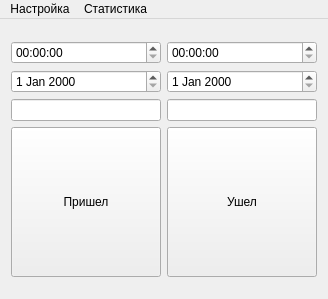
<?xml version="1.0" encoding="UTF-8"?>
<ui version="4.0">
 <class>MainView</class>
 <widget class="QMainWindow" name="MainView">
  <property name="geometry">
   <rect>
    <x>0</x>
    <y>0</y>
    <width>326</width>
    <height>299</height>
   </rect>
  </property>
  <property name="windowTitle">
   <string>MainView</string>
  </property>
  <widget class="QWidget" name="centralWidget">
   <layout class="QGridLayout" name="gridLayout_2">
    <item row="0" column="0">
     <layout class="QGridLayout" name="gridLayout">
      <property name="sizeConstraint">
       <enum>QLayout::SetMinAndMaxSize</enum>
      </property>
      <item row="0" column="0">
       <widget class="QTimeEdit" name="timeEdit_hasCome"/>
      </item>
      <item row="0" column="1">
       <widget class="QTimeEdit" name="timeEdit_gone"/>
      </item>
      <item row="1" column="0">
       <widget class="QDateEdit" name="dateEdit_hasCome"/>
      </item>
      <item row="1" column="1">
       <widget class="QDateEdit" name="dateEdit_gone"/>
      </item>
      <item row="2" column="0">
       <widget class="QLineEdit" name="lineEdit_hasCome"/>
      </item>
      <item row="2" column="1">
       <widget class="QLineEdit" name="lineEdit_gone"/>
      </item>
      <item row="3" column="0">
       <widget class="QPushButton" name="pBtn_hasCome">
        <property name="minimumSize">
         <size>
          <width>150</width>
          <height>150</height>
         </size>
        </property>
        <property name="maximumSize">
         <size>
          <width>150</width>
          <height>150</height>
         </size>
        </property>
        <property name="text">
         <string>Пришел</string>
        </property>
       </widget>
      </item>
      <item row="3" column="1">
       <widget class="QPushButton" name="pBtn_gone">
        <property name="minimumSize">
         <size>
          <width>150</width>
          <height>150</height>
         </size>
        </property>
        <property name="maximumSize">
         <size>
          <width>150</width>
          <height>150</height>
         </size>
        </property>
        <property name="text">
         <string>Ушел</string>
        </property>
       </widget>
      </item>
     </layout>
    </item>
   </layout>
  </widget>
  <widget class="QMenuBar" name="menuBar">
   <property name="geometry">
    <rect>
     <x>0</x>
     <y>0</y>
     <width>326</width>
     <height>20</height>
    </rect>
   </property>
   <widget class="QMenu" name="menu_Settings">
    <property name="title">
     <string>Настройка</string>
    </property>
   </widget>
   <widget class="QMenu" name="menu_Statistics">
    <property name="title">
     <string>Статистика</string>
    </property>
   </widget>
   <addaction name="menu_Settings"/>
   <addaction name="menu_Statistics"/>
  </widget>
 </widget>
 <layoutdefault spacing="6" margin="11"/>
 <resources/>
 <connections/>
</ui>
